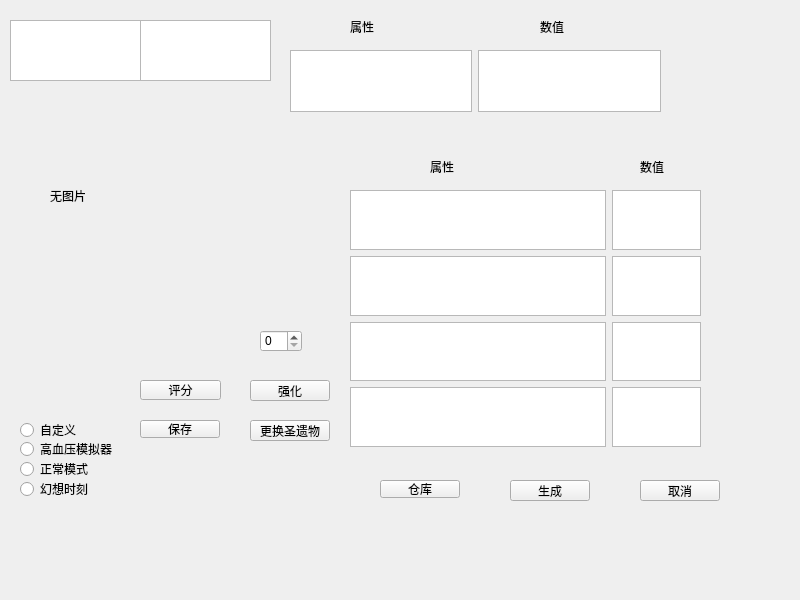
<?xml version="1.0" encoding="UTF-8"?>
<ui version="4.0">
 <class>Widget</class>
 <widget class="QWidget" name="Widget">
  <property name="geometry">
   <rect>
    <x>0</x>
    <y>0</y>
    <width>800</width>
    <height>600</height>
   </rect>
  </property>
  <property name="windowTitle">
   <string>Widget</string>
  </property>
  <widget class="QPushButton" name="createb">
   <property name="geometry">
    <rect>
     <x>510</x>
     <y>480</y>
     <width>80</width>
     <height>21</height>
    </rect>
   </property>
   <property name="text">
    <string>生成</string>
   </property>
  </widget>
  <widget class="QPushButton" name="cancelb">
   <property name="geometry">
    <rect>
     <x>640</x>
     <y>480</y>
     <width>80</width>
     <height>21</height>
    </rect>
   </property>
   <property name="text">
    <string>取消</string>
   </property>
  </widget>
  <widget class="QWidget" name="horizontalLayoutWidget">
   <property name="geometry">
    <rect>
     <x>290</x>
     <y>50</y>
     <width>371</width>
     <height>62</height>
    </rect>
   </property>
   <layout class="QHBoxLayout" name="horizontalLayout">
    <item>
     <widget class="QTextBrowser" name="mw"/>
    </item>
    <item>
     <widget class="QTextBrowser" name="mn"/>
    </item>
   </layout>
  </widget>
  <widget class="QLabel" name="label">
   <property name="geometry">
    <rect>
     <x>360</x>
     <y>20</y>
     <width>49</width>
     <height>14</height>
    </rect>
   </property>
   <property name="text">
    <string/>
   </property>
  </widget>
  <widget class="QLabel" name="label_2">
   <property name="geometry">
    <rect>
     <x>540</x>
     <y>20</y>
     <width>49</width>
     <height>14</height>
    </rect>
   </property>
   <property name="text">
    <string>数值</string>
   </property>
  </widget>
  <widget class="QWidget" name="formLayoutWidget">
   <property name="geometry">
    <rect>
     <x>350</x>
     <y>190</y>
     <width>351</width>
     <height>257</height>
    </rect>
   </property>
   <layout class="QFormLayout" name="formLayout">
    <item row="3" column="0">
     <widget class="QTextBrowser" name="fw4"/>
    </item>
    <item row="2" column="0">
     <widget class="QTextBrowser" name="fw3"/>
    </item>
    <item row="1" column="0">
     <widget class="QTextBrowser" name="fw2"/>
    </item>
    <item row="0" column="0">
     <widget class="QTextBrowser" name="fw1"/>
    </item>
    <item row="0" column="1">
     <widget class="QTextBrowser" name="fn1"/>
    </item>
    <item row="1" column="1">
     <widget class="QTextBrowser" name="fn2"/>
    </item>
    <item row="2" column="1">
     <widget class="QTextBrowser" name="fn3"/>
    </item>
    <item row="3" column="1">
     <widget class="QTextBrowser" name="fn4"/>
    </item>
   </layout>
  </widget>
  <widget class="QLabel" name="label_3">
   <property name="geometry">
    <rect>
     <x>430</x>
     <y>160</y>
     <width>49</width>
     <height>14</height>
    </rect>
   </property>
   <property name="text">
    <string>属性</string>
   </property>
  </widget>
  <widget class="QLabel" name="label_4">
   <property name="geometry">
    <rect>
     <x>640</x>
     <y>160</y>
     <width>49</width>
     <height>14</height>
    </rect>
   </property>
   <property name="text">
    <string>数值</string>
   </property>
  </widget>
  <widget class="QTextBrowser" name="name">
   <property name="geometry">
    <rect>
     <x>10</x>
     <y>20</y>
     <width>131</width>
     <height>61</height>
    </rect>
   </property>
  </widget>
  <widget class="QLabel" name="label_5">
   <property name="geometry">
    <rect>
     <x>350</x>
     <y>20</y>
     <width>49</width>
     <height>14</height>
    </rect>
   </property>
   <property name="text">
    <string>属性</string>
   </property>
  </widget>
  <widget class="QLabel" name="picture">
   <property name="geometry">
    <rect>
     <x>50</x>
     <y>100</y>
     <width>221</width>
     <height>191</height>
    </rect>
   </property>
   <property name="text">
    <string>无图片</string>
   </property>
  </widget>
  <widget class="QPushButton" name="up">
   <property name="geometry">
    <rect>
     <x>250</x>
     <y>380</y>
     <width>80</width>
     <height>21</height>
    </rect>
   </property>
   <property name="text">
    <string>强化</string>
   </property>
  </widget>
  <widget class="QSpinBox" name="lv">
   <property name="geometry">
    <rect>
     <x>260</x>
     <y>330</y>
     <width>42</width>
     <height>22</height>
    </rect>
   </property>
  </widget>
  <widget class="QRadioButton" name="mode2">
   <property name="geometry">
    <rect>
     <x>20</x>
     <y>420</y>
     <width>88</width>
     <height>20</height>
    </rect>
   </property>
   <property name="text">
    <string>自定义</string>
   </property>
  </widget>
  <widget class="QRadioButton" name="gaoxueye">
   <property name="geometry">
    <rect>
     <x>20</x>
     <y>440</y>
     <width>151</width>
     <height>18</height>
    </rect>
   </property>
   <property name="text">
    <string>高血压模拟器</string>
   </property>
  </widget>
  <widget class="QRadioButton" name="zhengchang">
   <property name="geometry">
    <rect>
     <x>20</x>
     <y>460</y>
     <width>73</width>
     <height>18</height>
    </rect>
   </property>
   <property name="text">
    <string>正常模式</string>
   </property>
  </widget>
  <widget class="QRadioButton" name="haunxiang">
   <property name="geometry">
    <rect>
     <x>20</x>
     <y>480</y>
     <width>73</width>
     <height>18</height>
    </rect>
   </property>
   <property name="text">
    <string>幻想时刻</string>
   </property>
  </widget>
  <widget class="QPushButton" name="genghuan">
   <property name="geometry">
    <rect>
     <x>250</x>
     <y>420</y>
     <width>80</width>
     <height>21</height>
    </rect>
   </property>
   <property name="text">
    <string>更换圣遗物</string>
   </property>
  </widget>
  <widget class="QPushButton" name="fen">
   <property name="geometry">
    <rect>
     <x>140</x>
     <y>380</y>
     <width>81</width>
     <height>20</height>
    </rect>
   </property>
   <property name="text">
    <string>评分</string>
   </property>
  </widget>
  <widget class="QTextBrowser" name="dengji">
   <property name="geometry">
    <rect>
     <x>140</x>
     <y>20</y>
     <width>131</width>
     <height>61</height>
    </rect>
   </property>
  </widget>
  <widget class="QPushButton" name="save">
   <property name="geometry">
    <rect>
     <x>140</x>
     <y>420</y>
     <width>80</width>
     <height>18</height>
    </rect>
   </property>
   <property name="text">
    <string>保存</string>
   </property>
  </widget>
  <widget class="QPushButton" name="ku">
   <property name="geometry">
    <rect>
     <x>380</x>
     <y>480</y>
     <width>80</width>
     <height>18</height>
    </rect>
   </property>
   <property name="text">
    <string>仓库</string>
   </property>
  </widget>
 </widget>
 <resources/>
 <connections/>
</ui>
